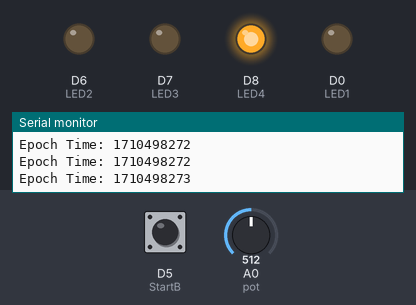
A sketch run on a simulated ESP8266 (NodeMCU). Parts: output pins drawn as LEDs (lit = HIGH), the last lines printed to the serial monitor. Inputs (shaded band) come from the test bench; at power-on: A0 (pot) = 512, D5 (StartB) HIGH. WiFi joins after 1.5 s; servers stay silent unless stated; network time is answered at once with the bench clock; the local clock reads 2024-03-15 10:24:30 at power-on unless the sketch sets it.

Above: at 3.2 s.
3.3 s: A0 (pot) set to 596
4.8 s: A0 (pot) set to 612
At 5.1 s:
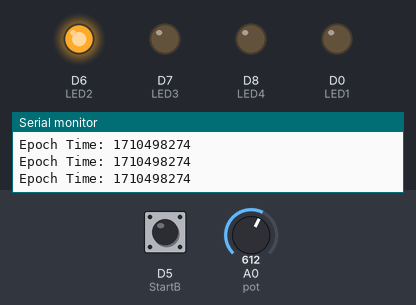
6.3 s: D5 (StartB) pulled LOW for 0.4 s
At 6.64 s:
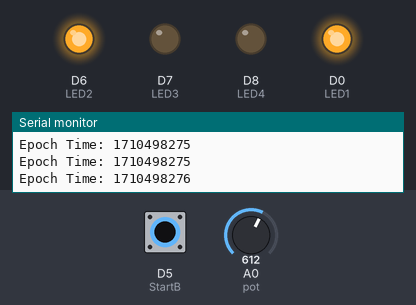
8.2 s: A0 (pot) set to 306
At 9.2 s:
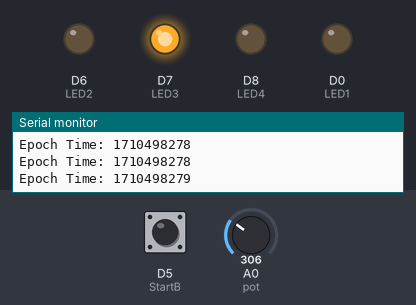
9.9 s: D5 (StartB) pulled LOW for 1 s
At 10.7 s:
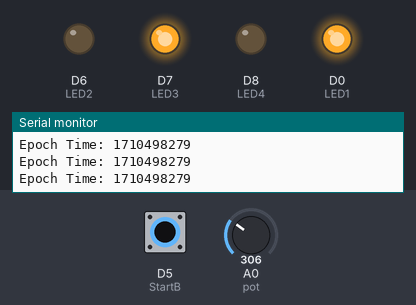
12.4 s: D5 (StartB) pulled LOW for 3.2 s
At 16.3 s:
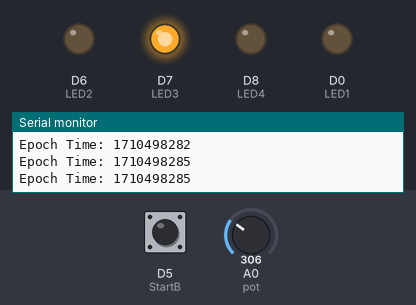
Timing chart, 0 to 17.8 s (numbered marks = the images above; inputs shaded):
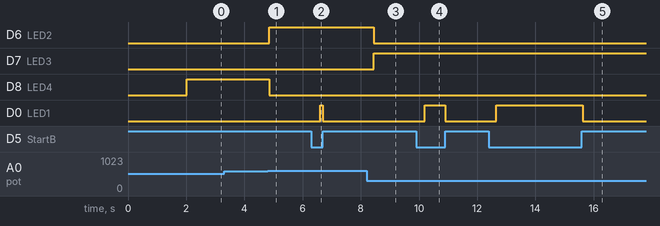

Measured:
- the behaviour switches between 603 and 604 on A0 (pot) (found by bisection; images 0 and 1)
- after the input at 4.8 s, D6 (LED2): LOW → HIGH after 0.05 s; D8 (LED4): HIGH → LOW after 0.05 s
- after the input at 6.3 s, D0 (LED1): LOW → HIGH after 0.30 s, → LOW 0.10 s later
- after the input at 8.2 s, D6 (LED2): HIGH → LOW after 0.25 s; D7 (LED3): LOW → HIGH after 0.25 s
- after the input at 9.9 s, D0 (LED1): LOW → HIGH after 0.31 s, → LOW 0.70 s later
- after the input at 12.4 s, D0 (LED1): LOW → HIGH after 0.26 s, → LOW 3.0 s later

The sketch:

document.ino
```cpp
#include <ESP8266WiFi.h>
#include <FirebaseArduino.h>
#include <NTPClient.h>
#include <WiFiUdp.h>

#define WIFI_SSID "Readmi"
#define WIFI_PASSWORD "01234567"
#define FIREBASE_HOST "washing-timetable.firebaseio.com"
#define FIREBASE_AUTH "jhstNsBXERw9uhfLvb77K8mBNLbCIlzC90ir3FSb"

WiFiUDP ntpUDP;
NTPClient timeClient(ntpUDP, "pool.ntp.org");

int LED1 = 16;
int LED2 = D6;
int LED3 = D7;
int LED4 = D8;
int StartB = D5;
int Str;
int pot = A0;
int potential;
int set;

void wifiConnect()
{
  WiFi.begin(WIFI_SSID, WIFI_PASSWORD);
  Serial.print("Connecting to ");
  Serial.print(WIFI_SSID); Serial.println(" ...");

  int teller = 0;
  while (WiFi.status() != WL_CONNECTED)
  {
    delay(1000);
    Serial.print(++teller); Serial.print(' ');
  }

  Serial.println('\n');
  Serial.println("Connection established!");
  Serial.print("IP address:\t");
  Serial.println(WiFi.localIP());
}

void setup()
{
Serial.begin(115200);

pinMode(LED1, OUTPUT);
pinMode(LED2, OUTPUT);
pinMode(LED3, OUTPUT);
pinMode(LED4, OUTPUT);
pinMode(StartB, INPUT);
pinMode(pot, INPUT);
/*pinMode(LED1, INPUT);
pinMode(LED1, INPUT);
pinMode(LED1, INPUT);*/

  Serial.println('\n');

  wifiConnect();

  Firebase.begin(FIREBASE_HOST, FIREBASE_AUTH);

  timeClient.begin();

  timeClient.setTimeOffset(+3);

  delay(10);

}
void firebasereconnect()
{
  Serial.println("Trying to reconnect");
    Firebase.begin(FIREBASE_HOST, FIREBASE_AUTH);
    Serial.println();
  }
void loop()
{
   while(WiFi.status() != WL_CONNECTED)
  {
    wifiConnect();
  }

  if (Firebase.failed()) {
      Serial.print("Failed to connect");
      Serial.println(Firebase.error());
      Serial.println();
      Serial.println();
      firebasereconnect();
      wifiConnect();
      delay(2000);
      return;
  }

  potential = analogRead(pot) / 4;
  Str = digitalRead(StartB);
  if(potential > 150){
    set = 5400;
    digitalWrite(LED2, HIGH);
  }
  else if(potential < 150){
    digitalWrite(LED2, LOW);
  }
  if(potential < 100){
    set = 1800;
    digitalWrite(LED3, HIGH);
  }
  else if(potential > 100){
    digitalWrite(LED3, LOW);
  }
  if(100 < potential&&potential < 150){
    set = 3600;
    digitalWrite(LED4, HIGH);
  }
  else if(100 > potential||potential > 150){
    digitalWrite(LED4, LOW);
  }
  if(Str != HIGH)
  {
    digitalWrite(LED1, HIGH);
  }
  if(Str == HIGH)
  {
    digitalWrite(LED1, LOW);
    timeClient.update();
    int epochTime = timeClient.getEpochTime();
    Serial.print("Epoch Time: ");
    Serial.println(epochTime);
    Firebase.setString("hostels/hostel1/floors/floor1/washingMachines/washingMachine1/startTime",String(epochTime));
    Firebase.setString("hostels/hostel1/floors/floor1/washingMachines/washingMachine1/endTime",String(set + epochTime));
  }
  delay(50);
}
```
